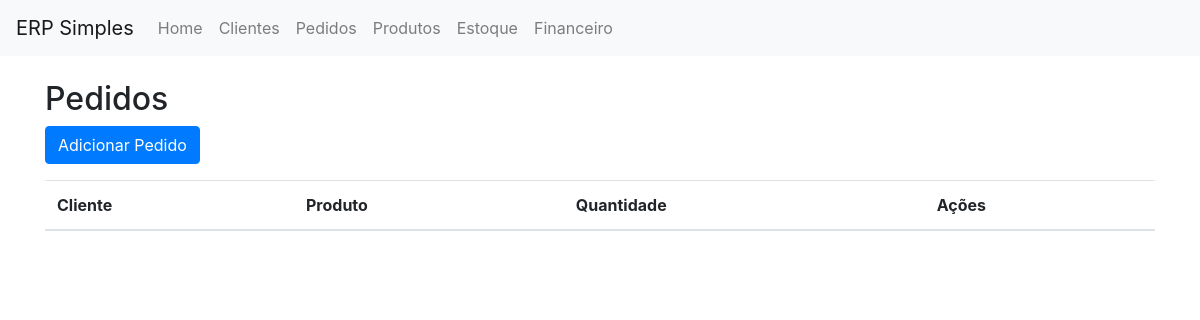
Page /pedidos/ on the earlier database version.
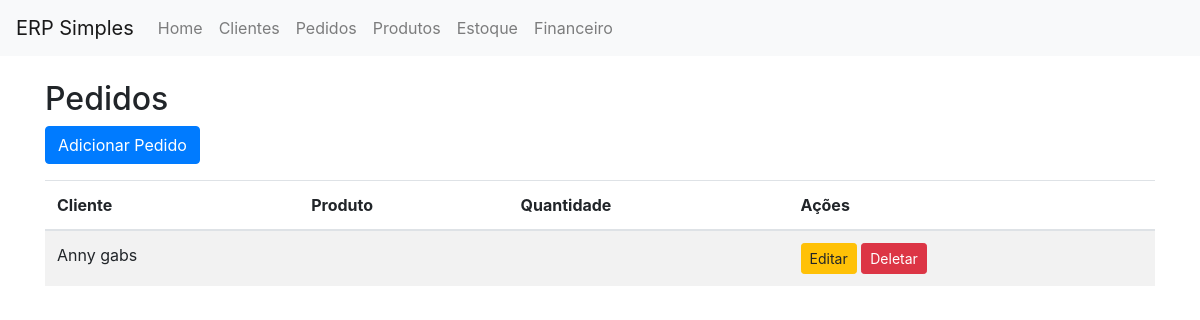
Same page on the later database version.
### vendas/models.py (models this page shows, shortened)
class Pedido(models.Model):
    cliente = models.ForeignKey(Cliente, on_delete=models.CASCADE)
    data_pedido = models.DateTimeField(auto_now_add=True)
    valor_total = models.DecimalField(max_digits=10, decimal_places=2)

class Cliente(models.Model):
    nome = models.CharField(max_length=255)
    email = models.EmailField()
    telefone = models.CharField(max_length=20)
    endereco = models.TextField()

### vendas/views.py (the view)
# urls.py: path('pedidos/', views.pedidos_list, name='pedidos_list'),
def pedidos_list(request):
    pedidos = Pedido.objects.all()
    return render(request, 'pedidos_list.html', {'pedidos': pedidos})

### templates/pedidos_list.html
{% extends 'base.html' %}
{% block content %}
<h2>Pedidos</h2>
<a href="{% url 'pedidos_add' %}" class="btn btn-primary mb-3">Adicionar Pedido</a>
<table class="table table-striped">
    <thead>
        <tr>
            <th>Cliente</th>
            <th>Produto</th>
            <th>Quantidade</th>
            <th>Ações</th>
        </tr>
    </thead>
    <tbody>
        {% for pedido in pedidos %}
        <tr>
            <td>{{ pedido.cliente.nome }}</td>
            <td>{{ pedido.produto.nome }}</td>
            <td>{{ pedido.quantidade }}</td>
            <td>
                <a href="{% url 'pedidos_edit' pedido.id %}" class="btn btn-warning btn-sm">Editar</a>
                <a href="{% url 'pedidos_delete' pedido.id %}" class="btn btn-danger btn-sm">Deletar</a>
            </td>
        </tr>
        {% endfor %}
    </tbody>
</table>
{% endblock %}

Differences in the rows shown:
added Pedido: cliente.nome "Anny gabs"
